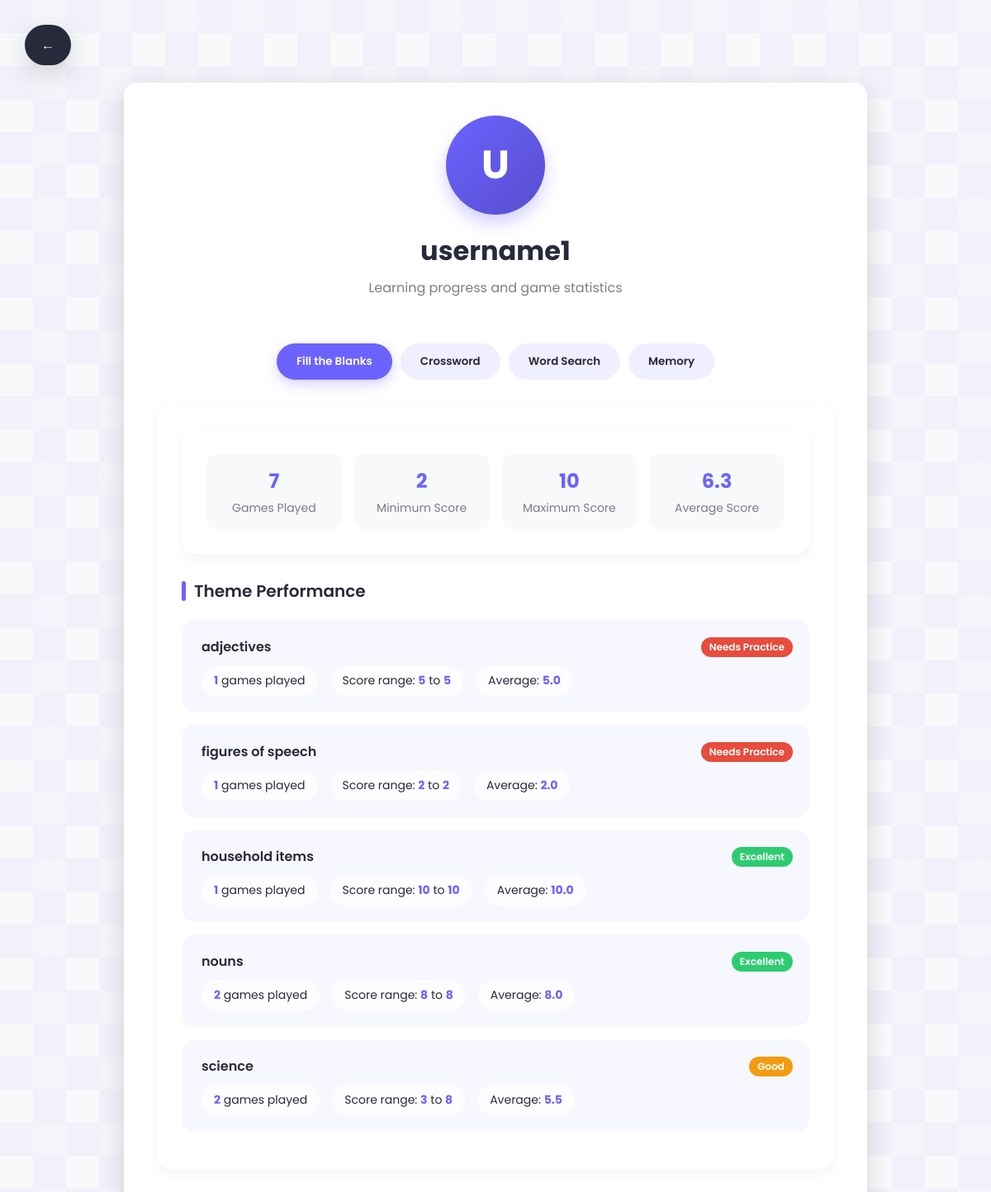
The app's page /profile/ (signed in) with its own data.
### tables this page shows
CREATE TABLE users (
    id INTEGER PRIMARY KEY AUTOINCREMENT,
    username TEXT UNIQUE,
    password TEXT
);

CREATE TABLE fill_the_blanks_stats (
    user_id INTEGER NOT NULL,
    theme TEXT NOT NULL,
    min_score INTEGER,
    max_score INTEGER,
    total_score INTEGER NOT NULL DEFAULT 0,
    games_played INTEGER NOT NULL DEFAULT 0,
    avg_score REAL,
    PRIMARY KEY (user_id, theme),
    FOREIGN KEY (user_id) REFERENCES users(id)
);

### app.py (the view)
@app.route('/profile/')
@login_required
def profile():
    user_id = session.get('user_id')
    cw_stats = get_crossword_stats(user_id)
    wsp_stats = get_word_search_stats(user_id)
    memory_stats = get_memory_stats(user_id)
    ftb_stats = get_fill_the_blanks_stats(user_id)
    return render_template(
        "profile.html",
        username=current_user.username,
        stats=cw_stats,
        wsp_stats=wsp_stats,
        memory_stats=memory_stats,
        ftb_stats=ftb_stats,
        user_id=user_id
    )

### app.py (called while the page is built)
@login_manager.user_loader
def load_user(user_id):
    conn = sqlite3.connect('database.db')
    cur = conn.cursor()
    cur.execute("SELECT id, username, password FROM users WHERE id = ?", (user_id,))
    user_data = cur.fetchone()
    conn.close()
    if user_data:
        return User(*user_data)
    return None

### statistiques.py (called while the page is built)
def get_word_search_stats(user_id):
    con = sqlite3.connect('database.db')
    cur = con.cursor()
    cur.execute('''
        SELECT
            SUM(grid_attempted)    AS total_attempted,
            SUM(grid_successful)   AS total_successful,
            MIN(time_min)          AS time_min,
            MAX(time_max)          AS time_max,
            ROUND(AVG(time_avg),2) AS time_avg
        FROM word_search_stats
        WHERE user_id = ?
    ''', (user_id,))
    global_stats = cur.fetchone()
    cur.execute('''
        SELECT
            theme,
            grid_attempted,
            grid_successful,
            time_min,
            time_max,
            time_avg
        FROM word_search_stats
        WHERE user_id = ?
    ''', (user_id,))
    theme_stats = cur.fetchall()
    con.close()
    return {
        "global": global_stats,
        "by_theme": theme_stats
    }

### templates/profile.html (shortened to what this page needs)
<!DOCTYPE html>
<html lang="fr">
<head>
    <link rel="stylesheet" href="{{ url_for('static', filename='css/profile.css') }}">
</head>
<body>
    <a href="/" class="back-button">←</a>
    <div class="container">
        <div class="profile-header">
            <div class="profile-avatar">
                {{ username[0] | upper }}
            </div>
            <h1 class="profile-name">{{ username }}</h1>
            <p class="profile-subtitle">Learning progress and game statistics</p>
        </div>
        <div class="tabs">
            <button class="tab-button active" data-game="fill_the_blanks">Fill the Blanks</button>
            <button class="tab-button" data-game="crossword">Crossword</button>
            <button class="tab-button" data-game="word_search_puzzle">Word Search</button>
            <button class="tab-button" data-game="memory">Memory</button>
        </div>
        <div class="tab-content" id="fill_the_blanks">
            <div class="stat-card">
                <div class="stat-summary">
                    <div class="stat-item">
                        <div class="stat-value">{{ ftb_stats.global.games_played }}</div>
                        <div class="stat-label">Games Played</div>
                    </div>
                    <div class="stat-item">
                        <div class="stat-value">{{ ftb_stats.global.min_score or "—" }}</div>
                        <div class="stat-label">Minimum Score</div>
                    </div>
                    <div class="stat-item">
                        <div class="stat-value">{{ ftb_stats.global.max_score or "—" }}</div>
                        <div class="stat-label">Maximum Score</div>
                    </div>
                    <div class="stat-item">
                        <div class="stat-value">{{ "%.1f"|format(ftb_stats.global.avg_score) if ftb_stats.global.avg_score else "—" }}</div>
                        <div class="stat-label">Average Score</div>
                    </div>
                </div>
            </div>
            <div class="theme-stats">
                <h3 class="theme-title">Theme Performance</h3>
                {% for theme in ftb_stats.by_theme %}
                <div class="theme-card">
                    <div class="theme-name">
                        {{ theme.theme }}
                        {% if theme.avg_score > 7 %}
                            <span class="info-badge">Excellent</span>
                        {% elif theme.avg_score > 5 %}
                            <span class="info-badge badge-warning">Good</span>
                        {% else %}
                            <span class="info-badge badge-danger">Needs Practice</span>
                        {% endif %}
                    </div>
                    <div class="theme-stats-details">
                        <div class="theme-stat">
                            <strong>{{ theme.games_played }}</strong> games played
                        </div>
                        <div class="theme-stat">
                            Score range: <strong>{{ theme.min_score or "—" }}</strong> to <strong>{{ theme.max_score or "—" }}</strong>
                        </div>
                        <div class="theme-stat">
                            Average: <strong>{{ "%.1f"|format(theme.avg_score) if theme.avg_score else "—" }}</strong>
                        </div>
                    </div>
                </div>
                {% endfor %}
            </div>
        </div>
    </div>
</body>
</html>

### static/css/profile.css (style rules this page uses)
:root { --primary: #6C63FF; --secondary: #2A2C41; --accent: #FF6584; --light: #F8F9FA; --dark: #272A3B; --success: #2ECC71; --warning: #F39C12; --danger: #E74C3C; --text-dark: #272A3B; --text-light: #F8F9FA; --shadow: 0 10px 30px rgba(0, 0, 0, 0.15); --transition: all 0.3s ease; --border-radius: 16px; --grad-bg: linear-gradient(135deg, #6C63FF 0%, #574DCE 100%); }
* { margin: 0; padding: 0; box-sizing: border-box; font-family: 'Poppins', sans-serif; }
body { background-color: var(--light); min-height: 100vh; display: flex; flex-direction: column; align-items: center; justify-content: center; padding: 40px 20px; }
.container { max-width: 900px; width: 100%; background: white; padding: 40px; border-radius: var(--border-radius); box-shadow: var(--shadow); margin-top: 60px; position: relative; }
.back-button { position: fixed; top: 30px; left: 30px; text-decoration: none; background: var(--dark); color: var(--text-light); padding: 12px 20px; border-radius: 30px; font-weight: 600; transition: var(--transition); display: flex; align-items: center; gap: 8px; box-shadow: var(--shadow); z-index: 100; }
.profile-header { display: flex; flex-direction: column; align-items: center; margin-bottom: 40px; }
.profile-avatar { width: 120px; height: 120px; border-radius: 50%; background: var(--grad-bg); display: flex; align-items: center; justify-content: center; color: white; font-size: 48px; font-weight: bold; margin-bottom: 20px; box-shadow: 0 10px 20px rgba(108, 99, 255, 0.3); }
.profile-name { font-size: 32px; font-weight: 700; color: var(--text-dark); margin-bottom: 8px; }
.profile-subtitle { font-size: 16px; color: rgba(39, 42, 59, 0.6); margin-bottom: 15px; }
.tabs { display: flex; justify-content: center; gap: 10px; margin-bottom: 30px; flex-wrap: wrap; }
.tab-button { background: rgba(108, 99, 255, 0.1); border: none; padding: 12px 24px; cursor: pointer; border-radius: 30px; transition: var(--transition); font-weight: 600; color: var(--text-dark); }
.tab-button.active { background: var(--primary); color: white; box-shadow: 0 5px 15px rgba(108, 99, 255, 0.3); }
.tab-content { background: white; padding: 30px; border-radius: var(--border-radius); box-shadow: 0 5px 15px rgba(0, 0, 0, 0.05); animation: fadeIn 0.5s ease; }
.stat-card { background: white; border-radius: var(--border-radius); padding: 30px; margin-bottom: 30px; box-shadow: 0 5px 15px rgba(0, 0, 0, 0.05); display: flex; flex-direction: column; gap: 20px; }
.stat-summary { display: flex; justify-content: space-between; align-items: center; flex-wrap: wrap; gap: 15px; }
.stat-item { background: var(--light); padding: 15px 25px; border-radius: 12px; text-align: center; flex: 1; min-width: 150px; }
.stat-value { font-size: 24px; font-weight: 700; color: var(--primary); margin-bottom: 5px; }
.stat-label { font-size: 14px; color: rgba(39, 42, 59, 0.6); }
.theme-stats { margin-top: 30px; }
.theme-title { font-size: 20px; font-weight: 600; color: var(--text-dark); margin-bottom: 20px; display: flex; align-items: center; gap: 10px; }
.theme-title::before { content: ''; width: 5px; height: 24px; background: var(--primary); border-radius: 3px; display: inline-block; }
.theme-card { background: rgba(108, 99, 255, 0.05); border-radius: 16px; padding: 20px; margin-bottom: 15px; transition: var(--transition); border-left: 4px solid transparent; }
.theme-name { font-weight: 600; color: var(--text-dark); margin-bottom: 10px; display: flex; justify-content: space-between; align-items: center; }
.theme-stats-details { display: flex; gap: 15px; flex-wrap: wrap; }
.theme-stat { background: rgba(255, 255, 255, 0.8); padding: 8px 15px; border-radius: 20px; font-size: 14px; color: var(--text-dark); }
.theme-stat strong { color: var(--primary); }
.info-badge { display: inline-flex; align-items: center; justify-content: center; background: var(--success); color: white; font-size: 12px; padding: 3px 10px; border-radius: 20px; margin-left: 10px; }
.badge-warning { background: var(--warning); }
.badge-danger { background: var(--danger); }

### records on screen
users: username "U", username "username1"
fill_the_blanks_stats: theme "adjectives", shows "Needs Practice", games_played "1", min_score "5", max_score "5", avg_score "5.0"
fill_the_blanks_stats: theme "figures of speech", shows "Needs Practice", games_played "1", min_score "2", max_score "2", avg_score "2.0"
fill_the_blanks_stats: theme "household items", shows "Excellent", games_played "1", min_score "10", max_score "10", avg_score "10.0"
fill_the_blanks_stats: theme "nouns", shows "Excellent", games_played "2", min_score "8", max_score "8", avg_score "8.0"
fill_the_blanks_stats: theme "science", shows "Good", games_played "2", min_score "3", max_score "8", avg_score "5.5"

### other values on screen
{{ ftb_stats.global.games_played }} "7"
{{ ftb_stats.global.min_score or "—" }} "2"
{{ ftb_stats.global.max_score or "—" }} "10"
